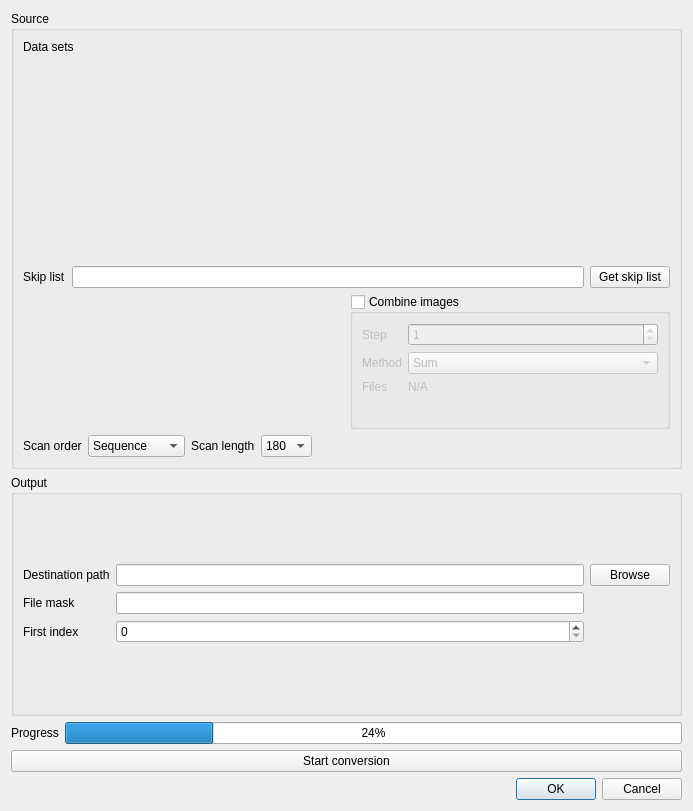
<?xml version="1.0" encoding="UTF-8"?>
<ui version="4.0">
 <class>FileConversionDialog</class>
 <widget class="QDialog" name="FileConversionDialog">
  <property name="geometry">
   <rect>
    <x>0</x>
    <y>0</y>
    <width>693</width>
    <height>811</height>
   </rect>
  </property>
  <property name="windowTitle">
   <string>File conversion tool</string>
  </property>
  <layout class="QVBoxLayout" name="verticalLayout_2">
   <item>
    <layout class="QVBoxLayout" name="verticalLayout">
     <item>
      <widget class="QGroupBox" name="groupBox_3">
       <property name="title">
        <string>Source</string>
       </property>
       <layout class="QVBoxLayout" name="verticalLayout_4">
        <item>
         <layout class="QVBoxLayout" name="verticalLayout_3">
          <item>
           <widget class="QLabel" name="label_9">
            <property name="text">
             <string>Data sets</string>
            </property>
           </widget>
          </item>
          <item>
           <widget class="ReaderConfigListWidget" name="ImageLoaderConfig" native="true">
            <property name="minimumSize">
             <size>
              <width>0</width>
              <height>200</height>
             </size>
            </property>
           </widget>
          </item>
          <item>
           <layout class="QHBoxLayout" name="horizontalLayout">
            <item>
             <widget class="QLabel" name="label">
              <property name="text">
               <string>Skip list</string>
              </property>
             </widget>
            </item>
            <item>
             <widget class="QLineEdit" name="lineEdit_SkipList"/>
            </item>
            <item>
             <widget class="QPushButton" name="pushButton_GetSkipList">
              <property name="text">
               <string>Get skip list</string>
              </property>
             </widget>
            </item>
           </layout>
          </item>
          <item>
           <layout class="QHBoxLayout" name="horizontalLayout_5">
            <item>
             <widget class="QtAddons::uxROIWidget" name="widgetROI" native="true">
              <property name="minimumSize">
               <size>
                <width>0</width>
                <height>135</height>
               </size>
              </property>
             </widget>
            </item>
            <item>
             <widget class="QGroupBox" name="groupBox_combineImages">
              <property name="toolTip">
               <string>Combine several images into one using some averging method.</string>
              </property>
              <property name="title">
               <string>Combine images</string>
              </property>
              <property name="checkable">
               <bool>true</bool>
              </property>
              <property name="checked">
               <bool>false</bool>
              </property>
              <layout class="QFormLayout" name="formLayout_2">
               <item row="0" column="0">
                <widget class="QLabel" name="labelCollationStep">
                 <property name="text">
                  <string>Step</string>
                 </property>
                </widget>
               </item>
               <item row="0" column="1">
                <widget class="QSpinBox" name="spinCollationSize">
                 <property name="minimum">
                  <number>1</number>
                 </property>
                 <property name="maximum">
                  <number>1000</number>
                 </property>
                </widget>
               </item>
               <item row="1" column="0">
                <widget class="QLabel" name="labelAverageMethod">
                 <property name="text">
                  <string>Method</string>
                 </property>
                </widget>
               </item>
               <item row="1" column="1">
                <widget class="QComboBox" name="comboAverageMethod">
                 <item>
                  <property name="text">
                   <string>Sum</string>
                  </property>
                 </item>
                 <item>
                  <property name="text">
                   <string>Average</string>
                  </property>
                 </item>
                 <item>
                  <property name="text">
                   <string>Median</string>
                  </property>
                 </item>
                 <item>
                  <property name="text">
                   <string>Weighted Average</string>
                  </property>
                 </item>
                 <item>
                  <property name="text">
                   <string>Min</string>
                  </property>
                 </item>
                 <item>
                  <property name="text">
                   <string>Max</string>
                  </property>
                 </item>
                </widget>
               </item>
               <item row="2" column="1">
                <widget class="QLabel" name="labelNumberOfFiles">
                 <property name="text">
                  <string>N/A</string>
                 </property>
                </widget>
               </item>
               <item row="2" column="0">
                <widget class="QLabel" name="label_rest">
                 <property name="text">
                  <string>Files</string>
                 </property>
                </widget>
               </item>
              </layout>
             </widget>
            </item>
           </layout>
          </item>
          <item>
           <layout class="QHBoxLayout" name="horizontalLayout_2">
            <item>
             <widget class="QLabel" name="label_5">
              <property name="text">
               <string>Scan order</string>
              </property>
             </widget>
            </item>
            <item>
             <widget class="QComboBox" name="comboBox_ScanOrder">
              <item>
               <property name="text">
                <string>Sequence</string>
               </property>
              </item>
              <item>
               <property name="text">
                <string>Golden ratio</string>
               </property>
              </item>
             </widget>
            </item>
            <item>
             <widget class="QLabel" name="label_scanlength">
              <property name="text">
               <string>Scan length</string>
              </property>
             </widget>
            </item>
            <item>
             <widget class="QComboBox" name="comboBox_ScanLength">
              <item>
               <property name="text">
                <string>180</string>
               </property>
              </item>
              <item>
               <property name="text">
                <string>360</string>
               </property>
              </item>
             </widget>
            </item>
            <item>
             <spacer name="horizontalSpacer_2">
              <property name="orientation">
               <enum>Qt::Horizontal</enum>
              </property>
              <property name="sizeHint" stdset="0">
               <size>
                <width>40</width>
                <height>20</height>
               </size>
              </property>
             </spacer>
            </item>
           </layout>
          </item>
         </layout>
        </item>
       </layout>
      </widget>
     </item>
     <item>
      <widget class="QGroupBox" name="groupBox">
       <property name="title">
        <string>Output</string>
       </property>
       <layout class="QGridLayout" name="gridLayout_2">
        <item row="0" column="0">
         <layout class="QGridLayout" name="gridLayout">
          <item row="0" column="1">
           <widget class="QLineEdit" name="lineEdit_DestinationPath"/>
          </item>
          <item row="0" column="0">
           <widget class="QLabel" name="label_2">
            <property name="text">
             <string>Destination path</string>
            </property>
           </widget>
          </item>
          <item row="0" column="2">
           <widget class="QPushButton" name="pushButton_BrowseDestination">
            <property name="text">
             <string>Browse</string>
            </property>
           </widget>
          </item>
          <item row="1" column="0">
           <widget class="QLabel" name="label_3">
            <property name="text">
             <string>File mask</string>
            </property>
           </widget>
          </item>
          <item row="1" column="1">
           <widget class="QLineEdit" name="lineEdit_DestinationMask"/>
          </item>
          <item row="2" column="0">
           <widget class="QLabel" name="label_4">
            <property name="text">
             <string>First index</string>
            </property>
           </widget>
          </item>
          <item row="2" column="1">
           <widget class="QSpinBox" name="spinBox_FirstDestinationIndex">
            <property name="maximum">
             <number>9999</number>
            </property>
           </widget>
          </item>
         </layout>
        </item>
       </layout>
      </widget>
     </item>
    </layout>
   </item>
   <item>
    <layout class="QHBoxLayout" name="horizontalLayout_4">
     <item>
      <widget class="QLabel" name="label_7">
       <property name="text">
        <string>Progress</string>
       </property>
      </widget>
     </item>
     <item>
      <widget class="QProgressBar" name="progressBar">
       <property name="value">
        <number>24</number>
       </property>
      </widget>
     </item>
    </layout>
   </item>
   <item>
    <widget class="QPushButton" name="pushButton_StartConversion">
     <property name="text">
      <string>Start conversion</string>
     </property>
    </widget>
   </item>
   <item>
    <widget class="QDialogButtonBox" name="buttonBox">
     <property name="orientation">
      <enum>Qt::Horizontal</enum>
     </property>
     <property name="standardButtons">
      <set>QDialogButtonBox::Cancel|QDialogButtonBox::Ok</set>
     </property>
    </widget>
   </item>
  </layout>
 </widget>
 <customwidgets>
  <customwidget>
   <class>QtAddons::uxROIWidget</class>
   <extends>QWidget</extends>
   <header location="global">uxroiwidget.h</header>
   <container>1</container>
  </customwidget>
  <customwidget>
   <class>ReaderConfigListWidget</class>
   <extends>QWidget</extends>
   <header location="global">readerconfiglistwidget.h</header>
   <container>1</container>
   <slots>
    <signal>readerListModified()</signal>
   </slots>
  </customwidget>
 </customwidgets>
 <resources/>
 <connections>
  <connection>
   <sender>buttonBox</sender>
   <signal>accepted()</signal>
   <receiver>FileConversionDialog</receiver>
   <slot>accept()</slot>
   <hints>
    <hint type="sourcelabel">
     <x>248</x>
     <y>254</y>
    </hint>
    <hint type="destinationlabel">
     <x>157</x>
     <y>274</y>
    </hint>
   </hints>
  </connection>
  <connection>
   <sender>buttonBox</sender>
   <signal>rejected()</signal>
   <receiver>FileConversionDialog</receiver>
   <slot>reject()</slot>
   <hints>
    <hint type="sourcelabel">
     <x>316</x>
     <y>260</y>
    </hint>
    <hint type="destinationlabel">
     <x>286</x>
     <y>274</y>
    </hint>
   </hints>
  </connection>
 </connections>
</ui>
